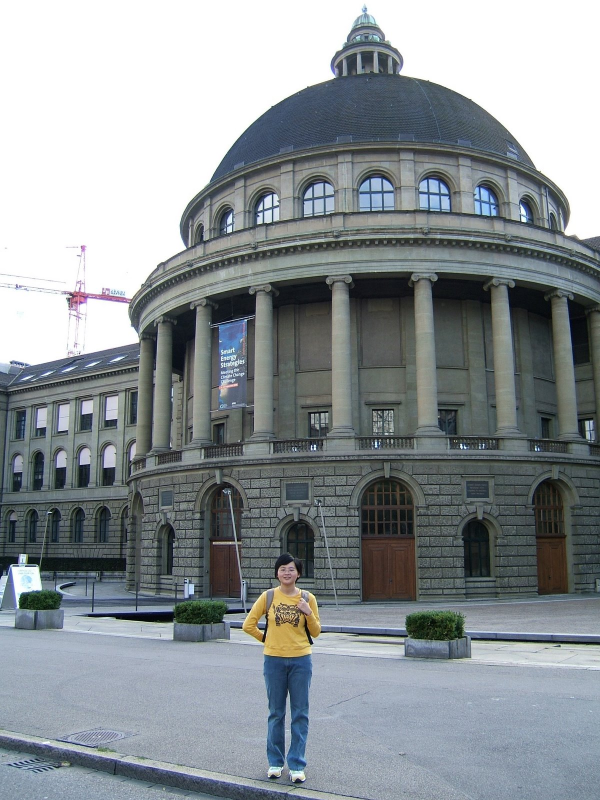
#> input picture original_images/ETH_danfeng.jpg, 1200 x 1600 px, found by its file name (shown at 1/2 size); its folder holds only this picture in this run
$ python surf.py   (Python 2 division)
#> lines starting #> are read from the running program, lines starting #| are printed output that depends on the picture
import os, sys, cv2

base = '/Users/dantone/git-repos/landmarks/original_images/'
for img_path in os.listdir(base):
  print img_path
  if 'surf' in img_path: continue
  if '.jpg' not in img_path.lower(): continue

  image = cv2.imread(base+img_path.lower(),1)
#> image is the input picture: shape (1600, 1200, 3); mean B, G, R 149.7, 146.1, 139.5
  height, width = image.shape[:2]
#> height = 1600; width = 1200
  scale = 1000.0 / max(height, width)
#> scale = 0.625
  img = cv2.resize(image, (0,0), fx=scale, fy=scale)
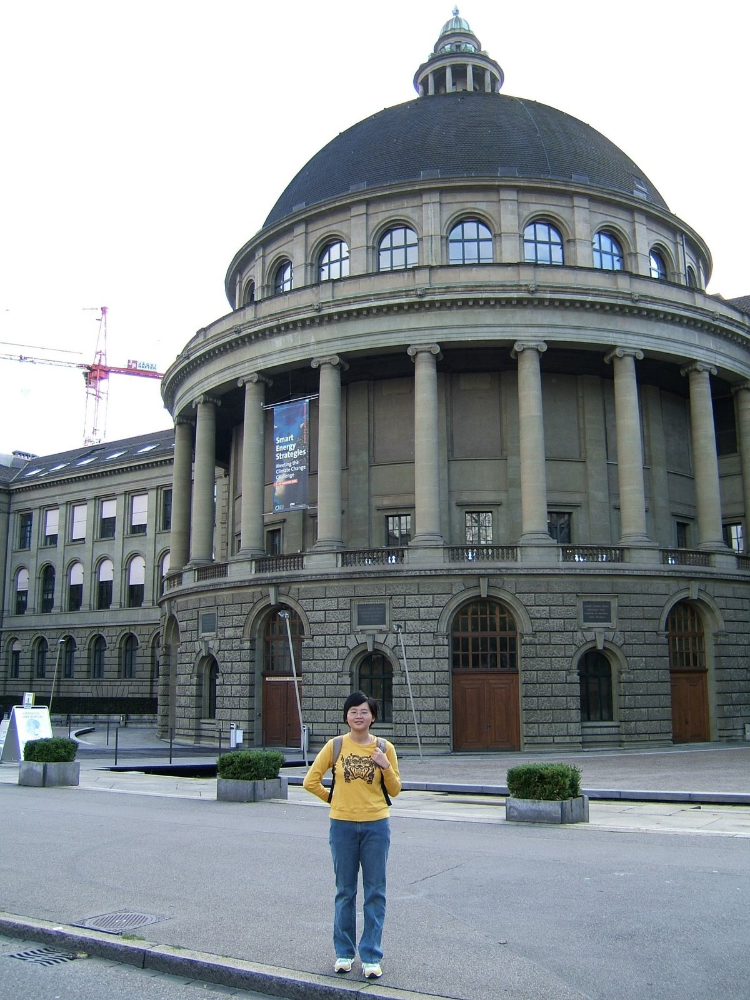
#> img: shape (1000, 750, 3); mean B, G, R 149.6, 146, 139.4

#> (the run stopped early here; a loop or call above may not have finished)

$ run again, on original_images/boix.jpg
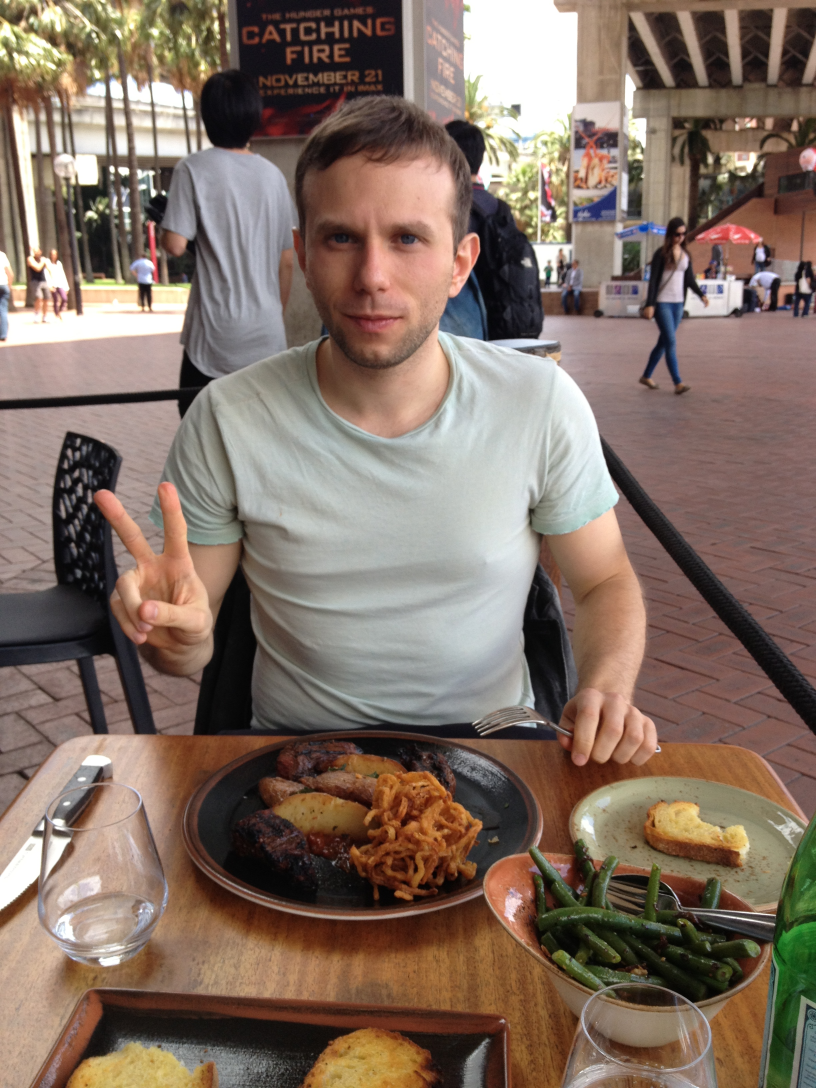
#> input picture original_images/boix.jpg, 2448 x 3264 px, found by its file name (shown at 1/3 size)
#> image is the input picture: shape (3264, 2448, 3); mean B, G, R 99.5, 111.7, 130.3
#> `img = cv2.resize(image, (0,0), fx=scale, fy=scale)`:
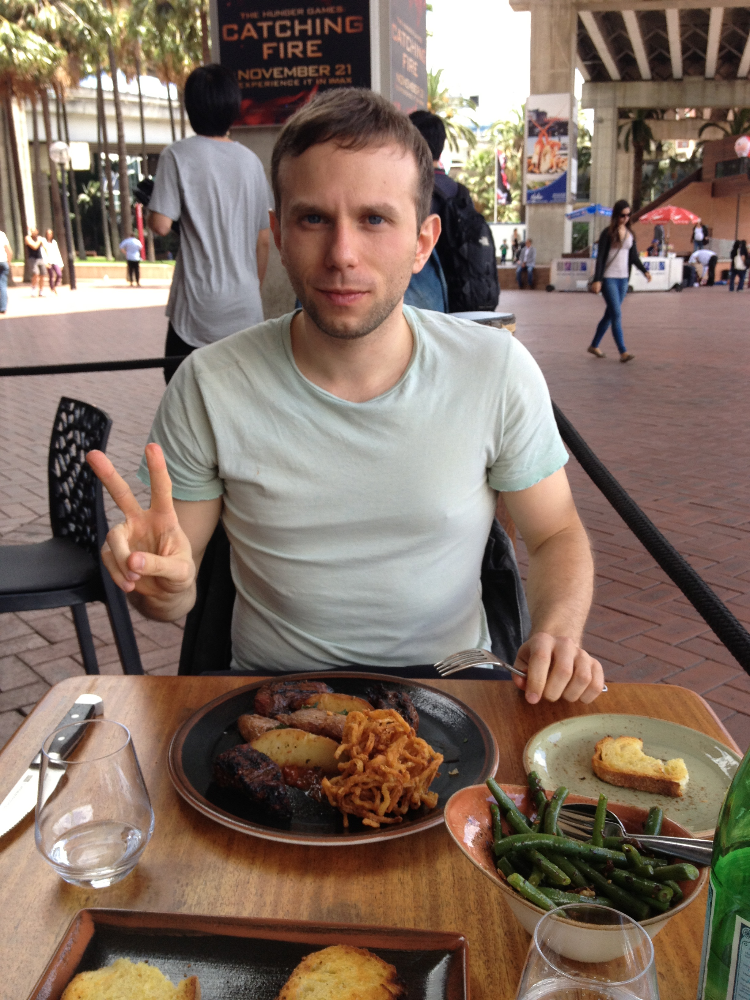
#> img: shape (1000, 750, 3); mean B, G, R 99.4, 111.6, 130.2
